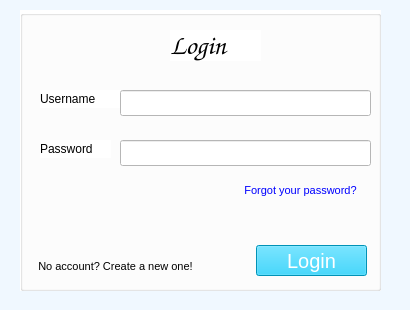
<?xml version="1.0" encoding="UTF-8"?>
<ui version="4.0">
 <class>Form</class>
 <widget class="QWidget" name="Form">
  <property name="geometry">
   <rect>
    <x>0</x>
    <y>0</y>
    <width>410</width>
    <height>310</height>
   </rect>
  </property>
  <property name="windowTitle">
   <string>Form</string>
  </property>
  <property name="styleSheet">
   <string notr="true">background-color: #F0F8FF;</string>
  </property>
  <widget class="QGroupBox" name="groupBox">
   <property name="geometry">
    <rect>
     <x>20</x>
     <y>10</y>
     <width>361</width>
     <height>281</height>
    </rect>
   </property>
   <property name="styleSheet">
    <string notr="true">background-color: white;</string>
   </property>
   <property name="title">
    <string/>
   </property>
   <widget class="QLabel" name="Login">
    <property name="geometry">
     <rect>
      <x>150</x>
      <y>20</y>
      <width>91</width>
      <height>31</height>
     </rect>
    </property>
    <property name="font">
     <font>
      <family>Z003</family>
      <pointsize>20</pointsize>
      <italic>true</italic>
      <bold>true</bold>
     </font>
    </property>
    <property name="text">
     <string>Login</string>
    </property>
   </widget>
   <widget class="QLabel" name="Username">
    <property name="geometry">
     <rect>
      <x>20</x>
      <y>80</y>
      <width>91</width>
      <height>18</height>
     </rect>
    </property>
    <property name="text">
     <string>Username</string>
    </property>
   </widget>
   <widget class="QLineEdit" name="usernameInput">
    <property name="geometry">
     <rect>
      <x>100</x>
      <y>80</y>
      <width>251</width>
      <height>26</height>
     </rect>
    </property>
   </widget>
   <widget class="QLineEdit" name="passwordInput">
    <property name="geometry">
     <rect>
      <x>100</x>
      <y>130</y>
      <width>251</width>
      <height>26</height>
     </rect>
    </property>
   </widget>
   <widget class="QLabel" name="Password">
    <property name="geometry">
     <rect>
      <x>20</x>
      <y>130</y>
      <width>71</width>
      <height>18</height>
     </rect>
    </property>
    <property name="text">
     <string>Password</string>
    </property>
   </widget>
   <widget class="QPushButton" name="forgotPassButton">
    <property name="geometry">
     <rect>
      <x>210</x>
      <y>170</y>
      <width>141</width>
      <height>21</height>
     </rect>
    </property>
    <property name="font">
     <font>
      <pointsize>8</pointsize>
     </font>
    </property>
    <property name="styleSheet">
     <string notr="true">color: blue;</string>
    </property>
    <property name="text">
     <string>Forgot your password?</string>
    </property>
    <property name="flat">
     <bool>true</bool>
    </property>
   </widget>
   <widget class="QPushButton" name="loginButton">
    <property name="geometry">
     <rect>
      <x>236</x>
      <y>235</y>
      <width>111</width>
      <height>31</height>
     </rect>
    </property>
    <property name="font">
     <font>
      <pointsize>15</pointsize>
     </font>
    </property>
    <property name="styleSheet">
     <string notr="true">background-color: #00CCFF;
color: white;</string>
    </property>
    <property name="text">
     <string>Login</string>
    </property>
   </widget>
   <widget class="QPushButton" name="registerButton">
    <property name="geometry">
     <rect>
      <x>10</x>
      <y>246</y>
      <width>171</width>
      <height>20</height>
     </rect>
    </property>
    <property name="font">
     <font>
      <pointsize>8</pointsize>
     </font>
    </property>
    <property name="text">
     <string>No account? Create a new one!</string>
    </property>
    <property name="flat">
     <bool>true</bool>
    </property>
   </widget>
  </widget>
 </widget>
 <resources/>
 <connections/>
</ui>
